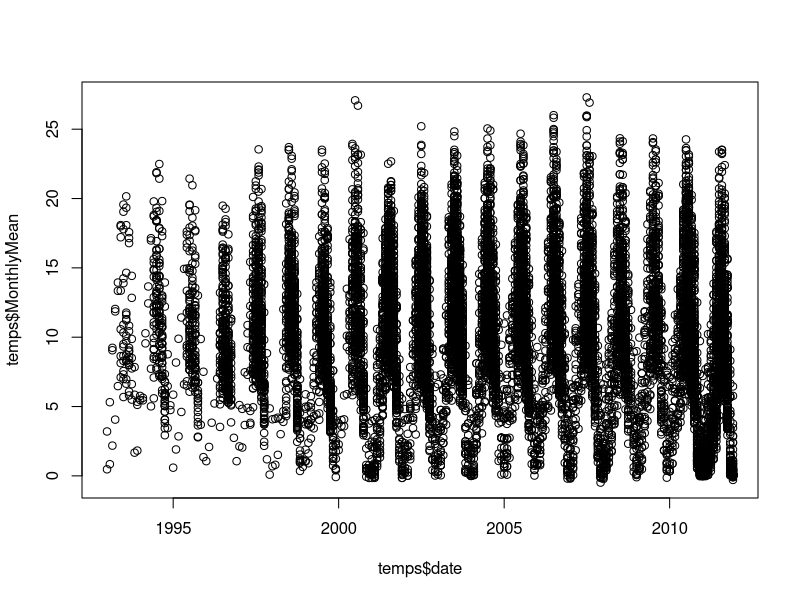
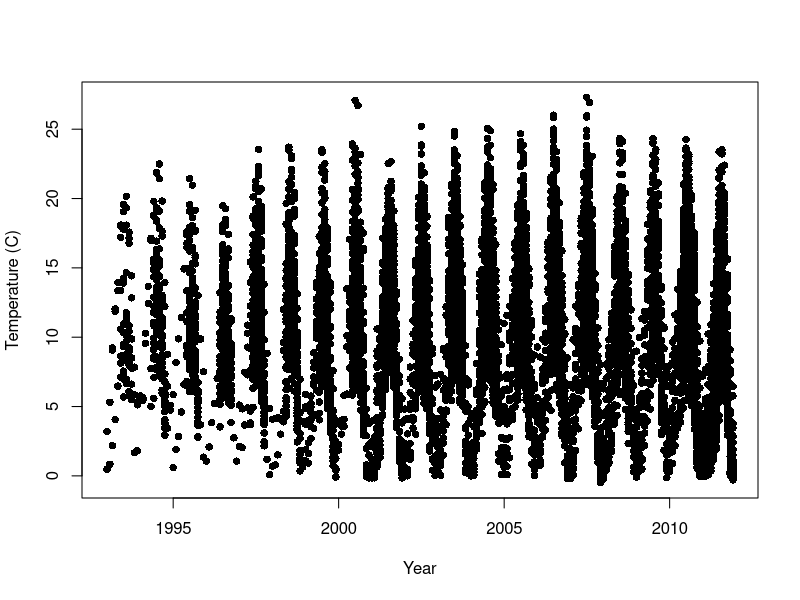
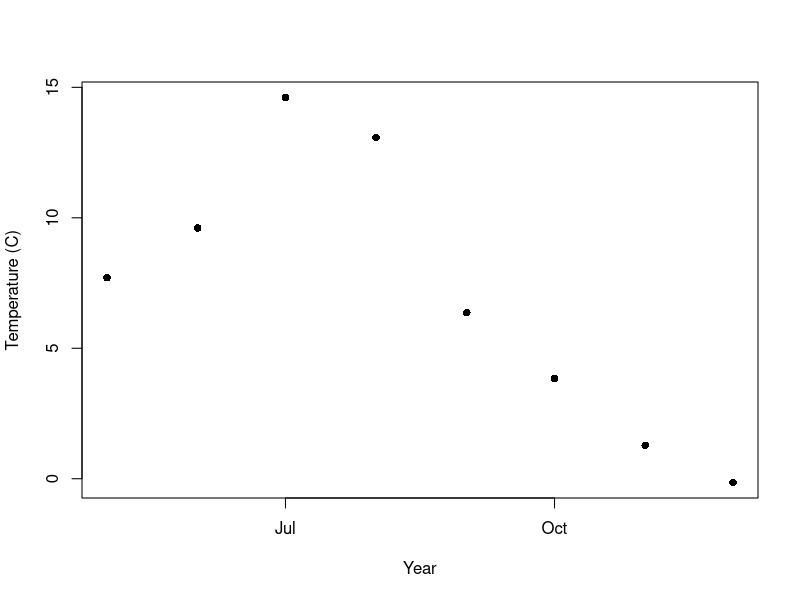
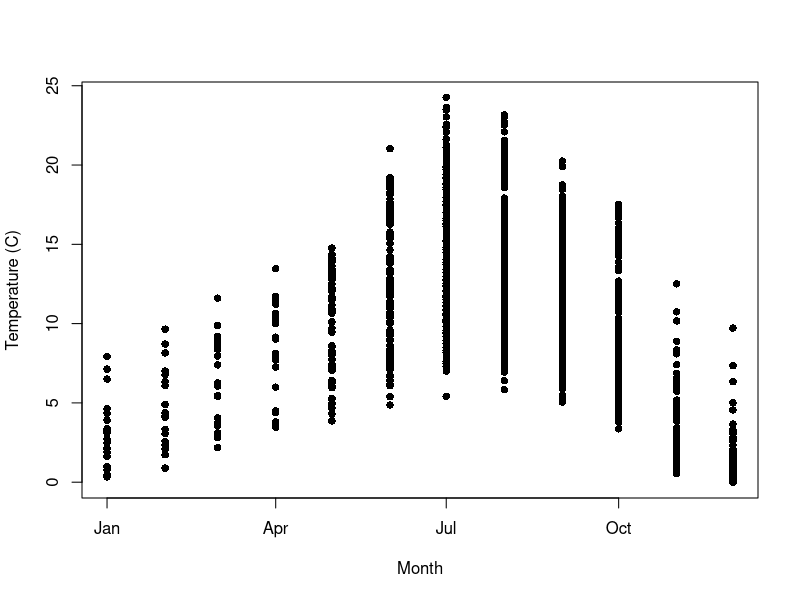
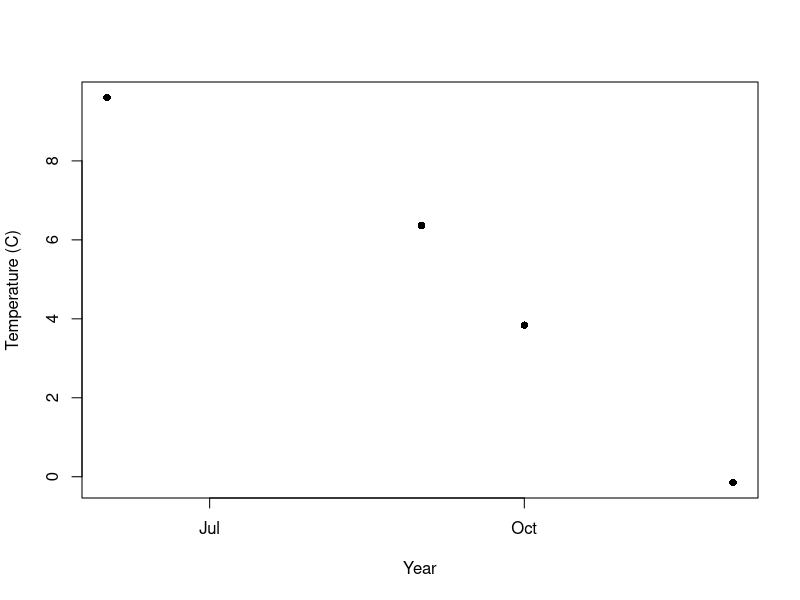
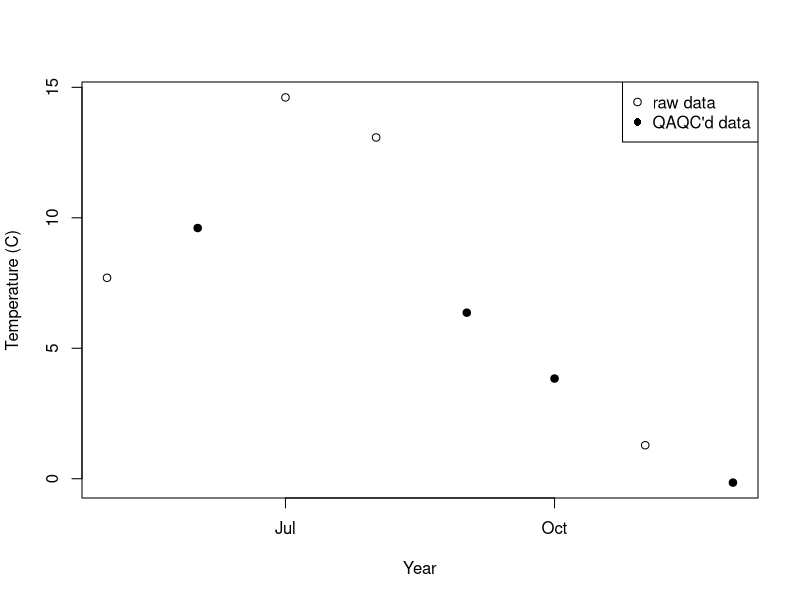

R code for these plots, in order:
## ---- chunk 1
temps <- read.csv(file = "data/stream-temps.csv")
temps_raw <- read.csv(file = "data/stream-temps-raw.csv")
## ---- chunk 2
# Stream Temperature Data Exploration
# Kendra Kaiser
# February 11, 2020
## ---- chunk 3
temps$MonthYear[1]
## ---- chunk 4
as.Date(temps$date[1], "%m-%Y")
## ---- chunk 5
temps$date <- paste("01-",temps$MonthYear,sep="")
temps$date <- as.Date(temps$date, "%d-%m-%Y")
## ---- chunk 6
anyNA(temps$date)
## ---- chunk 7
for (i in nrow(temps)) {
  if (is.na(temps$date[i])){
    temps$date <- as.Date(paste("01", temps$SampleMonth,    temps$SampleYear, sep="-"), "%d-%m-%Y")
  }
}
## ---- chunk 8
anyNA(temps$date)
## ---- chunk 9
plot(temps$date, temps$MonthlyMean)
## ---- chunk 10
plot(temps$date, temps$MonthlyMean, pch=16, xlab="Year", ylab = "Temperature (C)")
## ---- chunk 11
class(temps_raw$QAQC)
temps_raw$QAQC[1:5]
x<- c(1,2,3,4,5)
x[temps_raw$QAQC[1:5]]
## ---- chunk 12
length(temps$MonthlyMean[temps_raw$QAQC])
## ---- chunk 13
#subset to reach of interest
temps$MonthlyMean[temps$NoRWeST_ID == 'MidSnake_175']

plot(temps$date[temps$NoRWeST_ID == 'MidSnake_175'], temps$MonthlyMean[temps$NoRWeST_ID == 'MidSnake_175'], pch=16, xlab="Year", ylab = "Temperature (C)")

#or zoom into a specific year
plot(temps$date[temps$SampleYear == 2010], temps$MonthlyMean[temps$SampleYear == 2010], pch=16, xlab="Month", ylab = "Temperature (C)")
## ---- chunk 14
#check to see if the data in the reach has been QAQCd
temps_raw$QAQC[temps$NoRWeST_ID == 'MidSnake_175']

#Only Plot data that has been QAQC'd
plot(temps$date[temps_raw$NoRWeST_ID == 'MidSnake_175' & temps_raw$QAQC], temps_raw$MonthlyMean[temps_raw$NoRWeST_ID == 'MidSnake_175' & temps_raw$QAQC], pch=16, xlab="Year", ylab = "Temperature (C)")
## ---- chunk 15
#Plot both raw and QAQC'd data in one figure
plot(temps$date[temps$NoRWeST_ID == 'MidSnake_175'], temps$MonthlyMean[temps$NoRWeST_ID == 'MidSnake_175'], xlab="Year", ylab = "Temperature (C)")

points(temps$date[temps_raw$NoRWeST_ID == 'MidSnake_175' & temps_raw$QAQC], temps_raw$MonthlyMean[temps_raw$NoRWeST_ID == 'MidSnake_175' & temps_raw$QAQC], pch=16, xlab="Year", ylab = "Temperature (C)")

legend("topright", legend = c("raw data", "QAQC'd data"), pch = c(1, 16))
## ---- chunk 16
# ----- Import Data -----#

# ----- QAQC Data -----#

# ----- Plot Data -----#
